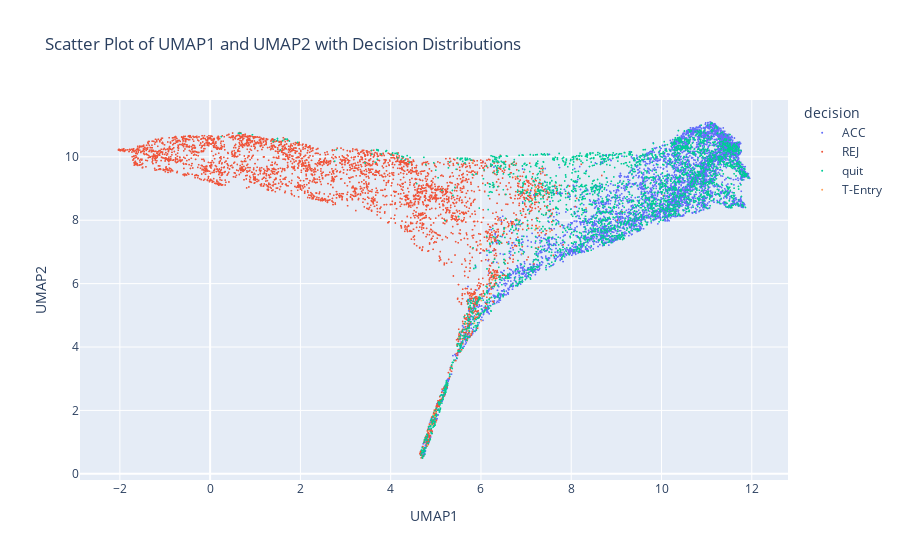

Notebook cell for this chart:
### Code cell
# Define the trajectory columns
umap_columns = [
    f'head x{i}' for i in range(1, 38)
] + [
    f'head y{i}' for i in range(1, 38)
] + [
    f'neck x{i}' for i in range(1, 38)
] + [
    f'neck y{i}' for i in range(1, 38)
] + [
    f'torso x{i}' for i in range(1, 38)
] + [
    f'torso y{i}' for i in range(1, 38)
] + [
    f'tailhead x{i}' for i in range(1, 38)
] + [
    f'tailhead y{i}' for i in range(1, 38)
]



# Extract the coordinate data
coords_data = result_df[umap_columns]

n_components = 5
n_clusters = 5

# Perform UMAP
reducer = umap.UMAP(n_components=n_components, random_state=42)
umap_components = reducer.fit_transform(coords_data)

# Create a DataFrame for the UMAP components
umap_columns = [f'UMAP{i+1}' for i in range(n_components)]
umap_df = pd.DataFrame(umap_components, columns=umap_columns)

# Add the UMAP components to the original DataFrame
coords_umap = pd.concat([result_df.reset_index(drop=True), umap_df.reset_index(drop=True)], axis=1)

# Scatter plot of UMAP1 and UMAP2 with decisions using Plotly
fig = px.scatter(coords_umap, x='UMAP1', y='UMAP2', color='decision',
                 title='Scatter Plot of UMAP1 and UMAP2 with Decision Distributions',
                 labels={'UMAP1': 'UMAP1', 'UMAP2': 'UMAP2'},
                 hover_data=['decision'])
fig.update_traces(marker=dict(size=2))
fig.show()

### Figure 1 — Plotly figure (JSON) as saved in the notebook; plotly's stock layout.template omitted (floating-point values rounded to 4 significant figures; data arrays with more than 128 entries replaced by an {"elided": "..."} marker saying what was removed)
{"data": [{"customdata": {"elided": "5001x1 str values"}, "hovertemplate": "decision=%{customdata[0]}<br>UMAP1=%{x}<br>UMAP2=%{y}<extra></extra>", "legendgroup": "ACC", "marker": {"color": "#636efa", "size": 2, "symbol": "circle"}, "mode": "markers", "name": "ACC", "showlegend": true, "type": "scattergl", "x": {"elided": "5001 float values"}, "xaxis": "x", "y": {"elided": "5001 float values"}, "yaxis": "y"}, {"customdata": {"elided": "3641x1 str values"}, "hovertemplate": "decision=%{customdata[0]}<br>UMAP1=%{x}<br>UMAP2=%{y}<extra></extra>", "legendgroup": "REJ", "marker": {"color": "#EF553B", "size": 2, "symbol": "circle"}, "mode": "markers", "name": "REJ", "showlegend": true, "type": "scattergl", "x": {"elided": "3641 float values"}, "xaxis": "x", "y": {"elided": "3641 float values"}, "yaxis": "y"}, {"customdata": {"elided": "2877x1 str values"}, "hovertemplate": "decision=%{customdata[0]}<br>UMAP1=%{x}<br>UMAP2=%{y}<extra></extra>", "legendgroup": "quit", "marker": {"color": "#00cc96", "size": 2, "symbol": "circle"}, "mode": "markers", "name": "quit", "showlegend": true, "type": "scattergl", "x": {"elided": "2877 float values"}, "xaxis": "x", "y": {"elided": "2877 float values"}, "yaxis": "y"}, {"customdata": [["T-Entry"], ["T-Entry"], ["T-Entry"], ["T-Entry"], ["T-Entry"], ["T-Entry"], ["T-Entry"], ["T-Entry"], ["T-Entry"], ["T-Entry"], ["T-Entry"], ["T-Entry"], ["T-Entry"], ["T-Entry"], ["T-Entry"], ["T-Entry"], ["T-Entry"], ["T-Entry"], ["T-Entry"], ["T-Entry"], ["T-Entry"], ["T-Entry"], ["T-Entry"], ["T-Entry"], ["T-Entry"], ["T-Entry"], ["T-Entry"], ["T-Entry"], ["T-Entry"], ["T-Entry"], ["T-Entry"], ["T-Entry"], ["T-Entry"], ["T-Entry"], ["T-Entry"], ["T-Entry"], ["T-Entry"], ["T-Entry"], ["T-Entry"], ["T-Entry"], ["T-Entry"], ["T-Entry"], ["T-Entry"], ["T-Entry"]], "hovertemplate": "decision=%{customdata[0]}<br>UMAP1=%{x}<br>UMAP2=%{y}<extra></extra>", "legendgroup": "T-Entry", "marker": {"color": "#FFA15A", "size": 2, "symbol": "circle"}, "mode": "markers", "name": "T-Entry", "showlegend": true, "type": "scattergl", "x": [6.185, 6.385, 6.261, 5.855, 6.548, 7.145, 6.01, 5.794, 6.021, 5.509, 4.821, 7.222, 4.948, 6.227, 7.228, 6.761, 6.005, 5.661, 7.206, 8.329, 7.361, 6.0, 4.89, 4.847, 7.212, 6.838, 7.021, 4.982, 7.531, 6.904, 4.983, 6.284, 5.766, 6.322, 7.296, 5.811, 7.198, 7.513, 5.705, 5.876, 6.872, 7.311, 6.224, 6.392], "xaxis": "x", "y": [6.069, 6.64, 6.117, 4.753, 7.762, 8.681, 4.831, 5.636, 5.611, 4.299, 0.9033, 7.792, 1.864, 7.38, 8.889, 9.369, 5.466, 4.754, 8.969, 8.388, 9.537, 7.227, 1.569, 1.354, 9.059, 8.008, 8.946, 1.802, 7.644, 6.947, 1.944, 7.437, 4.409, 6.244, 7.794, 9.818, 7.693, 8.859, 4.521, 4.96, 7.815, 9.265, 5.683, 7.994], "yaxis": "y"}], "layout": {"legend": {"title": {"text": "decision"}, "tracegroupgap": 0}, "title": {"text": "Scatter Plot of UMAP1 and UMAP2 with Decision Distributions"}, "xaxis": {"anchor": "y", "domain": [0, 1], "title": {"text": "UMAP1"}}, "yaxis": {"anchor": "x", "domain": [0, 1], "title": {"text": "UMAP2"}}}}
